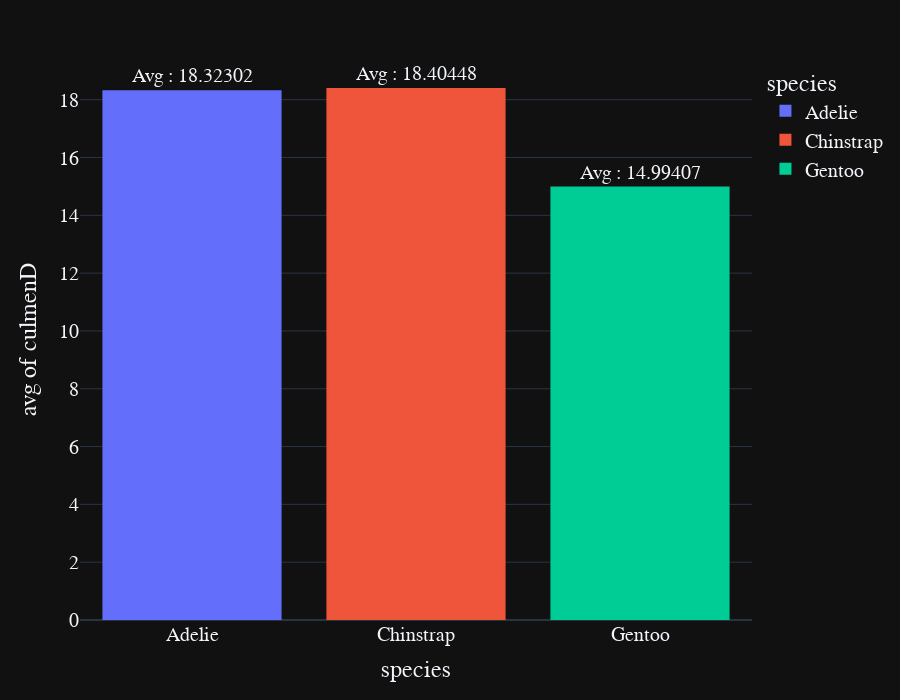

Notebook cell for this chart:
### Code cell
px.histogram(temp_na,x="species",y="culmenD",color='species',histfunc="avg",text_auto=True,height=700).update_traces(textposition="outside",texttemplate="Avg : %{y}")

### Figure 1 — Plotly figure (JSON) as saved in the notebook; plotly's stock layout.template omitted (floating-point values rounded to 4 significant figures; data arrays with more than 128 entries replaced by an {"elided": "..."} marker saying what was removed)
{"data": [{"alignmentgroup": "True", "bingroup": "x", "histfunc": "avg", "hovertemplate": "species=%{x}<br>avg of culmenD=%{y}<extra></extra>", "legendgroup": "Adelie", "marker": {"color": "#636efa", "pattern": {"shape": ""}}, "name": "Adelie", "offsetgroup": "Adelie", "orientation": "v", "showlegend": true, "textposition": "outside", "texttemplate": "Avg : %{y}", "type": "histogram", "x": {"elided": "139 str values"}, "xaxis": "x", "y": {"elided": "139 float values"}, "yaxis": "y"}, {"alignmentgroup": "True", "bingroup": "x", "histfunc": "avg", "hovertemplate": "species=%{x}<br>avg of culmenD=%{y}<extra></extra>", "legendgroup": "Chinstrap", "marker": {"color": "#EF553B", "pattern": {"shape": ""}}, "name": "Chinstrap", "offsetgroup": "Chinstrap", "orientation": "v", "showlegend": true, "textposition": "outside", "texttemplate": "Avg : %{y}", "type": "histogram", "x": ["Chinstrap", "Chinstrap", "Chinstrap", "Chinstrap", "Chinstrap", "Chinstrap", "Chinstrap", "Chinstrap", "Chinstrap", "Chinstrap", "Chinstrap", "Chinstrap", "Chinstrap", "Chinstrap", "Chinstrap", "Chinstrap", "Chinstrap", "Chinstrap", "Chinstrap", "Chinstrap", "Chinstrap", "Chinstrap", "Chinstrap", "Chinstrap", "Chinstrap", "Chinstrap", "Chinstrap", "Chinstrap", "Chinstrap", "Chinstrap", "Chinstrap", "Chinstrap", "Chinstrap", "Chinstrap", "Chinstrap", "Chinstrap", "Chinstrap", "Chinstrap", "Chinstrap", "Chinstrap", "Chinstrap", "Chinstrap", "Chinstrap", "Chinstrap", "Chinstrap", "Chinstrap", "Chinstrap", "Chinstrap", "Chinstrap", "Chinstrap", "Chinstrap", "Chinstrap", "Chinstrap", "Chinstrap", "Chinstrap", "Chinstrap", "Chinstrap", "Chinstrap", "Chinstrap", "Chinstrap", "Chinstrap", "Chinstrap", "Chinstrap", "Chinstrap", "Chinstrap", "Chinstrap", "Chinstrap"], "xaxis": "x", "y": [17.9, 19.5, 19.2, 18.7, 19.8, 17.8, 18.2, 18.2, 18.9, 19.9, 17.8, 20.3, 17.3, 18.1, 17.1, 19.6, 20, 17.8, 18.6, 18.2, 17.3, 17.5, 16.6, 19.4, 17.9, 19, 18.4, 19, 17.8, 20, 16.6, 20.8, 16.7, 18.8, 18.6, 16.8, 18.3, 20.7, 16.6, 19.9, 19.5, 17.5, 19.1, 17, 17.9, 18.5, 17.9, 19.6, 18.7, 17.3, 16.4, 19, 17.3, 19.7, 17.3, 18.8, 16.6, 19.9, 18.8, 19.4, 16.5, 17, 19.8, 18.1, 18.2, 19, 18.7], "yaxis": "y"}, {"alignmentgroup": "True", "bingroup": "x", "histfunc": "avg", "hovertemplate": "species=%{x}<br>avg of culmenD=%{y}<extra></extra>", "legendgroup": "Gentoo", "marker": {"color": "#00cc96", "pattern": {"shape": ""}}, "name": "Gentoo", "offsetgroup": "Gentoo", "orientation": "v", "showlegend": true, "textposition": "outside", "texttemplate": "Avg : %{y}", "type": "histogram", "x": ["Gentoo", "Gentoo", "Gentoo", "Gentoo", "Gentoo", "Gentoo", "Gentoo", "Gentoo", "Gentoo", "Gentoo", "Gentoo", "Gentoo", "Gentoo", "Gentoo", "Gentoo", "Gentoo", "Gentoo", "Gentoo", "Gentoo", "Gentoo", "Gentoo", "Gentoo", "Gentoo", "Gentoo", "Gentoo", "Gentoo", "Gentoo", "Gentoo", "Gentoo", "Gentoo", "Gentoo", "Gentoo", "Gentoo", "Gentoo", "Gentoo", "Gentoo", "Gentoo", "Gentoo", "Gentoo", "Gentoo", "Gentoo", "Gentoo", "Gentoo", "Gentoo", "Gentoo", "Gentoo", "Gentoo", "Gentoo", "Gentoo", "Gentoo", "Gentoo", "Gentoo", "Gentoo", "Gentoo", "Gentoo", "Gentoo", "Gentoo", "Gentoo", "Gentoo", "Gentoo", "Gentoo", "Gentoo", "Gentoo", "Gentoo", "Gentoo", "Gentoo", "Gentoo", "Gentoo", "Gentoo", "Gentoo", "Gentoo", "Gentoo", "Gentoo", "Gentoo", "Gentoo", "Gentoo", "Gentoo", "Gentoo", "Gentoo", "Gentoo", "Gentoo", "Gentoo", "Gentoo", "Gentoo", "Gentoo", "Gentoo", "Gentoo", "Gentoo", "Gentoo", "Gentoo", "Gentoo", "Gentoo", "Gentoo", "Gentoo", "Gentoo", "Gentoo", "Gentoo", "Gentoo", "Gentoo", "Gentoo", "Gentoo", "Gentoo", "Gentoo", "Gentoo", "Gentoo", "Gentoo", "Gentoo", "Gentoo", "Gentoo", "Gentoo", "Gentoo", "Gentoo", "Gentoo", "Gentoo", "Gentoo", "Gentoo", "Gentoo", "Gentoo"], "xaxis": "x", "y": [13.2, 16.3, 14.1, 15.2, 14.5, 13.5, 14.6, 15.3, 13.4, 15.4, 13.7, 16.1, 13.7, 14.6, 14.6, 15.7, 13.5, 15.2, 14.5, 15.1, 14.3, 14.5, 14.5, 15.8, 13.1, 15.1, 15, 14.3, 15.3, 14.2, 14.5, 17, 14.8, 16.3, 13.7, 17.3, 13.6, 15.7, 13.7, 16, 13.7, 15, 15.9, 13.9, 13.9, 15.9, 13.3, 15.8, 14.2, 14.1, 14.4, 15, 14.4, 15.4, 13.9, 15, 14.5, 15.3, 13.8, 14.9, 13.9, 15.7, 14.2, 16.8, 16.2, 14.2, 15, 15, 15.6, 15.6, 14.8, 15, 16, 14.2, 16.3, 13.8, 16.4, 14.5, 15.6, 14.6, 15.9, 13.8, 17.3, 14.4, 14.2, 14, 17, 15, 17.1, 14.5, 16.1, 14.7, 15.7, 15.8, 14.6, 14.4, 16.5, 15, 17, 15.5, 15, 16.1, 14.7, 15.8, 14, 15.1, 15.2, 15.9, 15.2, 16.3, 14.1, 16, 16.2, 13.7, 14.3, 15.7, 14.8, 16.1], "yaxis": "y"}], "layout": {"barmode": "relative", "height": 700, "legend": {"title": {"text": "species"}, "tracegroupgap": 0}, "margin": {"t": 60}, "xaxis": {"anchor": "y", "categoryarray": ["Adelie", "Chinstrap", "Gentoo"], "categoryorder": "array", "domain": [0, 1], "title": {"text": "species"}}, "yaxis": {"anchor": "x", "domain": [0, 1], "title": {"text": "avg of culmenD"}}}}
